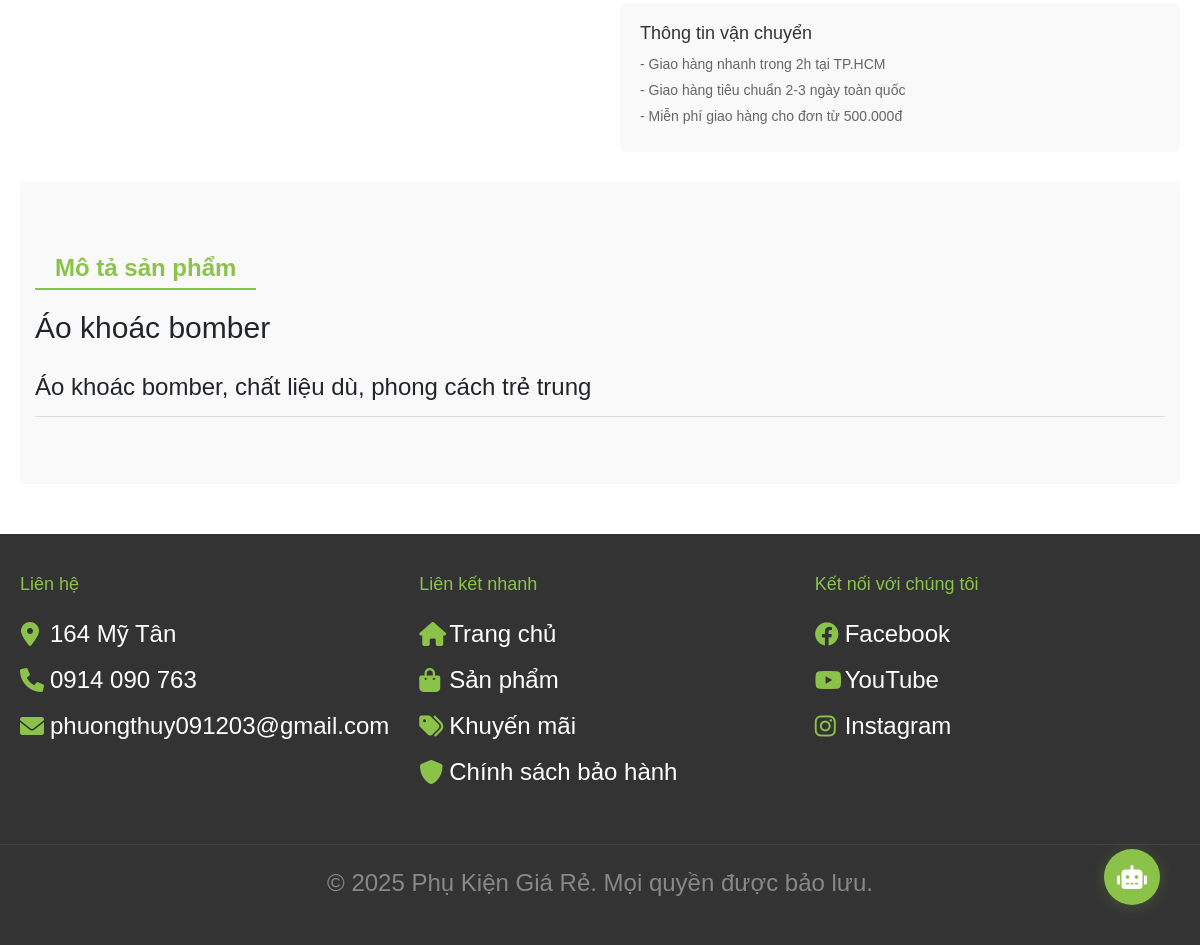
Page /ProductDetail.php?id=45 (lower part) on the earlier database version.
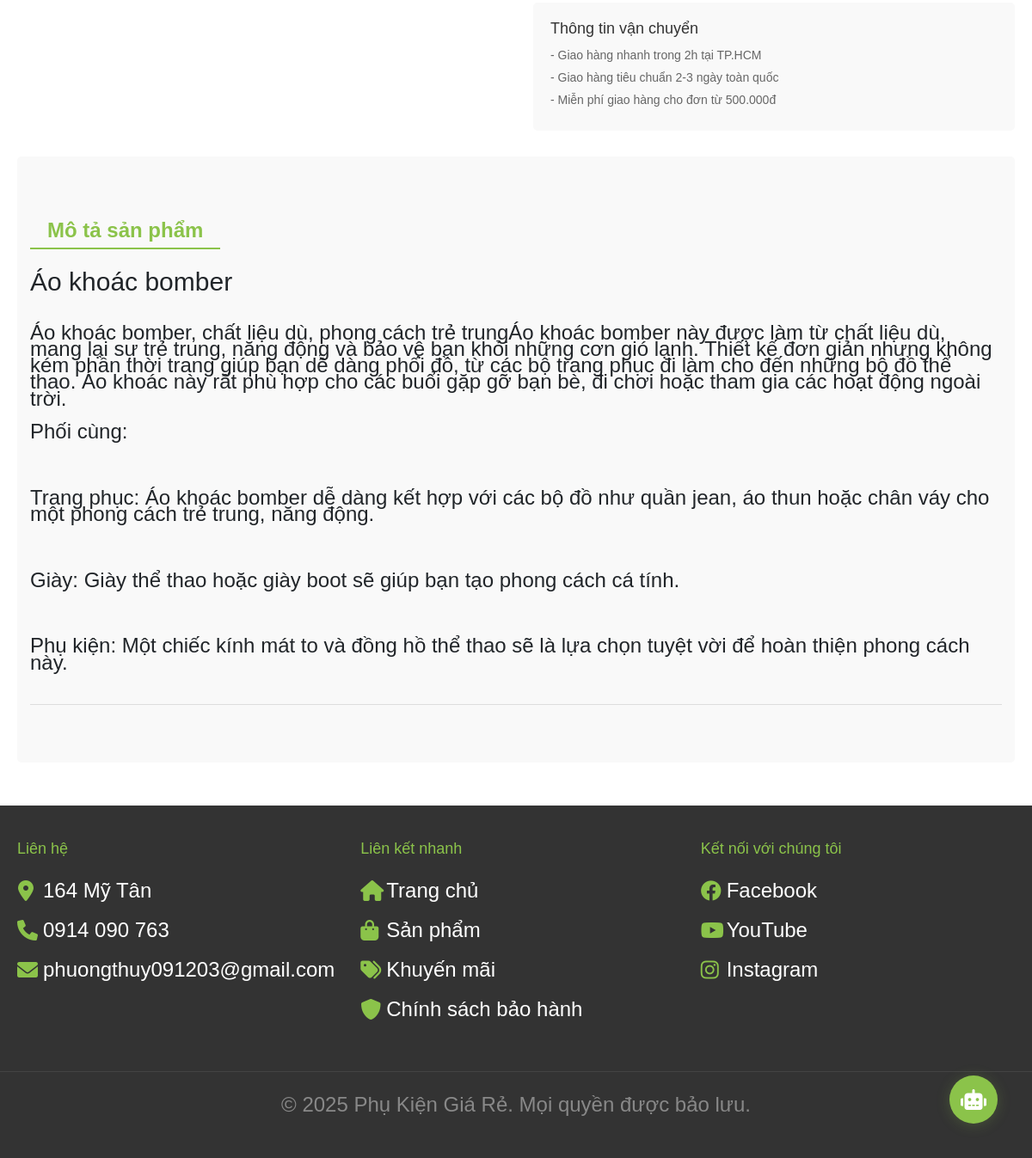
Same page on the later database version.
### tables this page shows
CREATE TABLE `sanpham` (
  `sanphamid` int(11) NOT NULL,
  `tensanpham` varchar(255) NOT NULL,
  `mota` text DEFAULT NULL,
  `gia` decimal(10,2) NOT NULL,
  `madanhmuc` int(11) DEFAULT NULL,
  `makhuyenmai` int(11) DEFAULT NULL,
  `chatlieu` varchar(255) DEFAULT NULL,
  `thuonghieu` varchar(255) DEFAULT NULL,
  `baohanh` varchar(255) DEFAULT NULL,
  `gianhap` decimal(10,2) DEFAULT NULL
);

### connect.php (called while the page is built, shortened)
<?php
    $servername = "localhost";
    $username = "root";
    $password = "";
    $dbname = "shoplinhkien";
    $conn = mysqli_connect($servername, $username, $password, $dbname);
    function getProductDetail($productId) {
        global $conn;
        $sql = "SELECT s.*, h.duongdan, d.tendanhmuc
                FROM sanpham s
                LEFT JOIN hinhanhsanpham h ON s.sanphamid = h.masanpham
                LEFT JOIN danhmuc d ON s.madanhmuc = d.danhmucid
                WHERE s.sanphamid = " . intval($productId);
        $result = mysqli_query($conn, $sql);
        return mysqli_fetch_assoc($result);
    }
?>

### ProductDetail.php (the view, shortened to what this page needs)
<?php
require_once 'connect.php';
$productId = isset($_GET['id']) ? (int)$_GET['id'] : 0;
$product = getProductDetail($productId);
$sql = "SELECT SUM(soluong) as tonkho FROM sanpham_size WHERE sanphamid = ?";
$stmt = $conn->prepare($sql);
$stmt->bind_param("i", $productId);
$stmt->execute();
$result = $stmt->get_result();
$row = $result->fetch_assoc();
$product['tonkho'] = $row['tonkho'] ?? 0;
?>
<!DOCTYPE html>
<html lang="en">
<head>
    <link href="https://cdnjs.cloudflare.com/ajax/libs/font-awesome/6.0.0/css/all.min.css" rel="stylesheet">
    <link href="https://cdn.jsdelivr.net/npm/bootstrap@5.3.0/dist/css/bootstrap.min.css" rel="stylesheet">
</head>
<body>
<?php include 'header.php'; ?>
    <div class="product-detail">
        <div class="product-gallery">
        </div>
        <div class="product-info">
            <div class="shipping-info">
                <h3>Thông tin vận chuyển</h3>
                <p>- Giao hàng nhanh trong 2h tại TP.HCM</p>
                <p>- Giao hàng tiêu chuẩn 2-3 ngày toàn quốc</p>
                <p>- Miễn phí giao hàng cho đơn từ 500.000đ</p>
            </div>
        </div>
    </div>
    <div style="max-width: 1200px; margin: 0 auto; padding: 0 20px;">
        <div class="product-description">
            <div class="description-tabs">
                 <button class="tab-button active">Mô tả sản phẩm</button>
                <h5 style="margin-top: 10px;"><?php echo $product['tensanpham']; ?></h5>
                <?php
                echo nl2br($product['mota']);
                ?>
            </div>
        </div>
    </div>
    <?php include 'footer.php'; ?>
</body>
</html>

Differences in the rows shown:
changed sanpham "Áo khoác bomber": mota "Áo khoác bomber, chất liệu dù, phong cách trẻ trung" → "…dù, phong cách trẻ trungÁo khoác bomber này được làm từ chất liệu dù, mang lại sự trẻ trung, năng động và bảo vệ bạn khỏi những cơn gió lạnh. Thiết kế đơn giản nhưng không kém phần thời trang giúp bạn dễ dàng phối đồ, từ các bộ trang phục đi làm cho đến những bộ đồ thể thao. Áo khoác này rất phù hợp cho các buổi gặp gỡ bạn bè, đi chơi hoặc tham gia các hoạt động ngoài trời. Phối cùng: Trang phục: Áo khoác bomber dễ dàng kết hợp với các bộ đồ như quần jean, áo thun hoặc chân váy cho một phong cách trẻ trung, năng động. Giày: Giày thể thao hoặc giày boot sẽ giúp bạn tạo phong cách cá tính. Phụ kiện: Một chiếc kính mát to và đồng hồ thể thao sẽ là lựa chọn tuyệt vời để hoàn thiện phong cách…"
